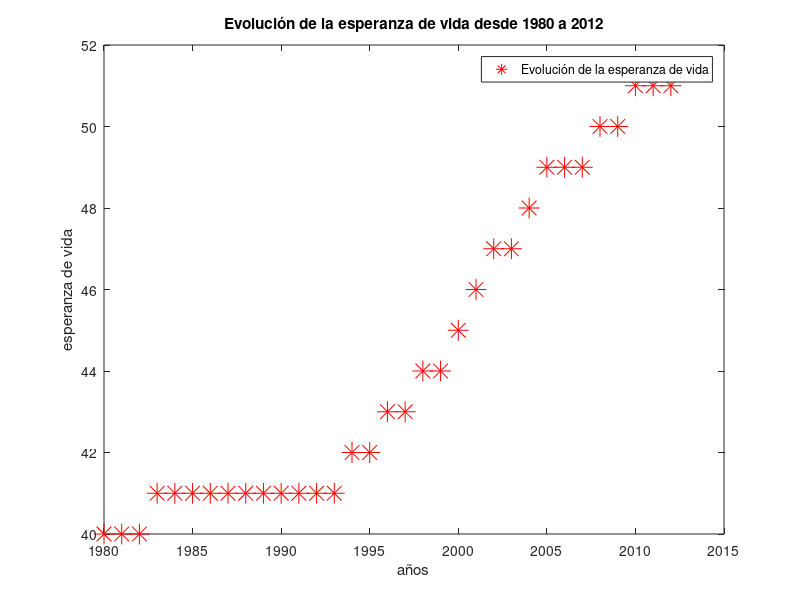
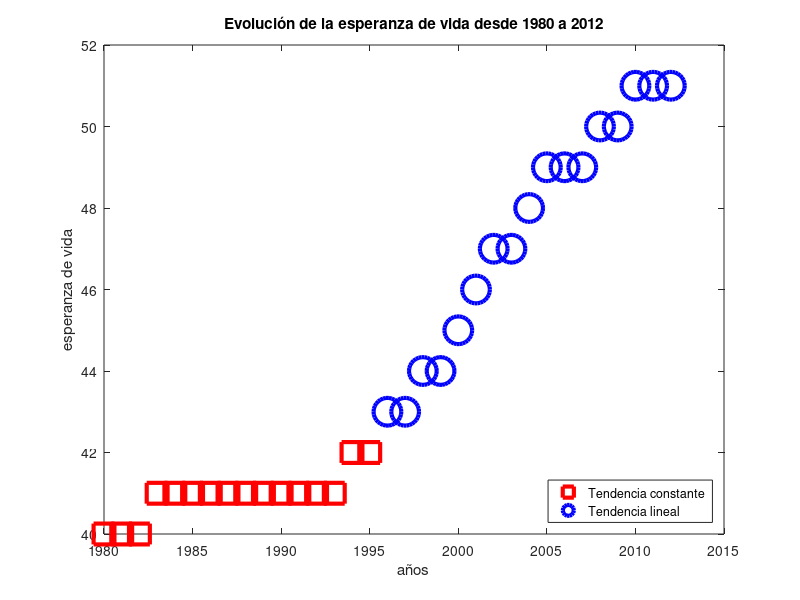

Reproduce these figures in MATLAB, in order.
%%%%%%%%%%%%%%%%%%%%%%%%%%%%%%%%%%%%%%%%%%%%%%%%%%%%%%%%%%%%%%%%%%%%
%%%%%%%%%%%%%%%%%%%%%%%%%%%%%%%%%%%%%%%%%%%%%%%%%%%%%%%%%%%%%%%%%%%%
%%   Este programa es un script que con los datos del Banco
%%   Mundial de Datos sobre la esperanza de vida de Angola 
%%   desde 1980 a 2012 para hacer una prevision a futuro de la
%%   esperanza de vida usando regresion mediante ecuaciones normales
%%%%%%%%%%%%%%%%%%%%%%%%%%%%%%%%%%%%%%%%%%%%%%%%%%%%%%%%%%%%%%%%%%%%
%%%%%%%%%%%%%%%%%%%%%%%%%%%%%%%%%%%%%%%%%%%%%%%%%%%%%%%%%%%%%%%%%%%%



% Hemos creado un archivo csv con los datos mencionados. Lo leemos y
% lo traemos al espacio de trabajo.

datos=csvread("Hopelife.csv");

% La primera fila lleva el nombre de las variables y el comando csvread 
% lo ha leido como 0's. Los quitamos. Recordad que la primera columna es
% el año y la segunda la esperanza de vida de ese año.

datos=datos(2:end,:);


 % Vamos a visualizar los datos dados y sacar algunas conclusiones.
figure
plot(datos(:,1),datos(:,2),'*r','markersize',15)
title('Evolución de la esperanza de vida desde 1980 a 2012')
xlabel('años')
ylabel('esperanza de vida')
legend("Evolución de la esperanza de vida")
print('DatosPuros','-depsc')


% Marcamos los dos clasters o las dos tendencias de los datos

figure
plot(datos(1:16,1),datos(1:16,2),'sr','linewidth',3,'markersize',15)
hold on
plot(datos(17:end,1),datos(17:end,2),'ob','linewidth',3,'markersize',20)
title('Evolución de la esperanza de vida desde 1980 a 2012')
xlabel('años')
ylabel('esperanza de vida')
legend("Tendencia constante","Tendencia lineal","location","southeast")
print('DatosTendencia','-depsc')



%octave:41> hold on;
%octave:42> plot(X(:,2), X*theta, 'r-')
%octave:43> legend("Aproximación lineal")
%octave:44> plot(anios, hopelife)
%octave:45> hold on;
%octave:46> plot(X(:,2), X*theta, 'r-')
%octave:47> legend("Aproximación lineal")
%octave:48> legend("Evolución de la esperanza de vida","Aproximación lineal")
%octave:49> 
%octave:49> hold on
%octave:50> anios
%anios =

% Columns 1 through 29:

%   1980   1981   1982   1983   1984   1985   1986   1987   1988   1989   1990   1991   1992   1993   1994   1995   1996   1997   1998   1999   2000   2001   2002   2003   2004   2005   2006   2007   2008

% Columns 30 through 33:

%   2009   2010   2011   2012

%octave:51> size(anios)
%octave:53> plot(anios(1:23), hopelife(1:23),'b',LineWidth,4)
%error: 'LineWidth' undefined near line 1 column 38
%error: evaluating argument list element number 4
%octave:53> plot(anios(1:23), hopelife(1:23),'b','LineWidth?,4)
%error: unterminated character string constant
%parse error:

%  syntax error

%>>> plot(anios(1:23), hopelife(1:23),'b','LineWidth?,4)
                                                      

%octave:53> plot(anios(1:23), hopelife(1:23),'b','LineWidth',4)
%octave:54> legend("Guerra civil angoleña")


%x1 =

%   2002   2003   2004   2005   2006   2007   2008   2009   2010   2011   2012

%octave:68> y1=hopelife(23:33)
%y1 =

%   46   47   48   49   49   49   50   50   51   51   51

%octave:69> plot(anios(1:23), hopelife(1:23),'b','LineWidth?,4)
%error: unterminated character string constant
%parse error:

%  syntax error

%>>> plot(anios(1:23), hopelife(1:23),'b','LineWidth?,4)
                                                      

%octave:69> plot(x1,y1)
%octave:70> plot(x1,y1)
%octave:71> xlabel('Fecha en año');
%octave:72> ylabel('Esperanza de vida en años');
%octave:73> title("Esperanza de vida de Ángola desde 2002 a 2012")
%octave:74> X = [ones(length(x1), 1) x1'];
%octave:75> 
%octave:75> theta = (pinv(X'*X))*X'*y1';
%octave:76> hold on
%octave:77> plot(X(:,2), X*theta, 'r-')
%octave:78> legend("Evolución de la esperanza de vida","Aproximación lineal")
%octave:79> [s' X*theta]
%error: horizontal dimensions mismatch (91x1 vs 11x1)
%octave:79> s=1980:2070;
%octave:80> X = [ones(length(s), 1) s'];
%octave:81> [s' X*theta]

